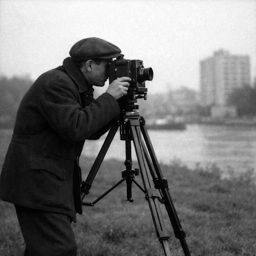
#> input picture Codes/Module 2/cameraman_256x256.tif, 256 x 256 px
$ python contrast_normalisation.py
#> lines starting #> are read from the running program, lines starting #| are printed output that depends on the picture
"""
Experiment: Contrast Normalisation (Standardization)

Objective:
1. Normalize image intensity using:
       I_norm = (I - mean) / std
2. Display normalized image properly
3. Verify new mean and std
"""

import cv2
import numpy as np
import matplotlib.pyplot as plt

# -------------------------------------------------
# Step 1: Load Image
# -------------------------------------------------

img = cv2.imread("cameraman_256x256.tif", 0)
#> img is the input picture: shape (256, 256); min 0, max 255, mean 120.3

if img is None:
    print("Error: Image not found.")
    exit()

# -------------------------------------------------
# Step 2: Compute Mean and Standard Deviation
# -------------------------------------------------

mean = np.mean(img)
#> mean = 120.3
std = np.std(img)
#> std = 85.91

print("Original Mean:", round(mean, 2))
#| Original Mean: 120.29
print("Original Std Dev:", round(std, 2))
#| Original Std Dev: 85.91

# -------------------------------------------------
# Step 3: Apply Contrast Normalisation
# -------------------------------------------------

normalized = (img - mean) / std

print("After Normalisation:")
print("New Mean:", round(np.mean(normalized), 5))
#| New Mean: 0.0
print("New Std Dev:", round(np.std(normalized), 5))
#| New Std Dev: 1.0

# -------------------------------------------------
# Step 4: Rescale for Display (0–255)
# -------------------------------------------------
# Because normalized values contain negatives

norm_min = np.min(normalized)
#> norm_min = -1.4
norm_max = np.max(normalized)
#> norm_max = 1.57

normalized_display = ((normalized - norm_min) /
                      (norm_max - norm_min) * 255)

normalized_display = normalized_display.astype(np.uint8)

# -------------------------------------------------
# Step 5: Display Results
# -------------------------------------------------

plt.figure(figsize=(12,5))

plt.subplot(1,2,1)
plt.imshow(img, cmap='gray')
plt.title("Original Image")
plt.axis('off')

plt.subplot(1,2,2)
plt.imshow(normalized_display, cmap='gray')
plt.title("Contrast Normalised (Rescaled for Display)")
plt.axis('off')

plt.show()
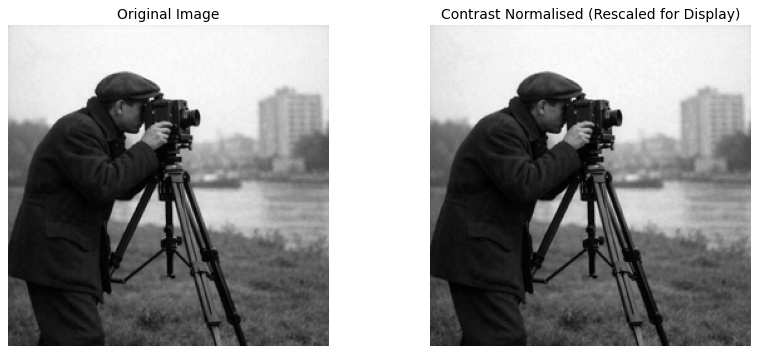
#> figure drawn by matplotlib, 2 panels

$ run again, with Codes/Module 2/cft_magnitude_256.png saved as Codes/Module 2/cameraman_256x256.tif
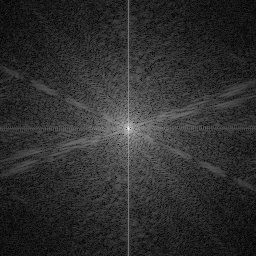
#> input picture Codes/Module 2/cft_magnitude_256.png, 256 x 256 px
#> img is the input picture: shape (256, 256); min 0, max 255, mean 46.2
#> mean = 46.18
#> std = 24.46
#| Original Mean: 46.18
#| Original Std Dev: 24.46
#| New Mean: -0.0
#| New Std Dev: 1.0
#> norm_min = -1.89
#> norm_max = 8.54
#> `plt.show()`:
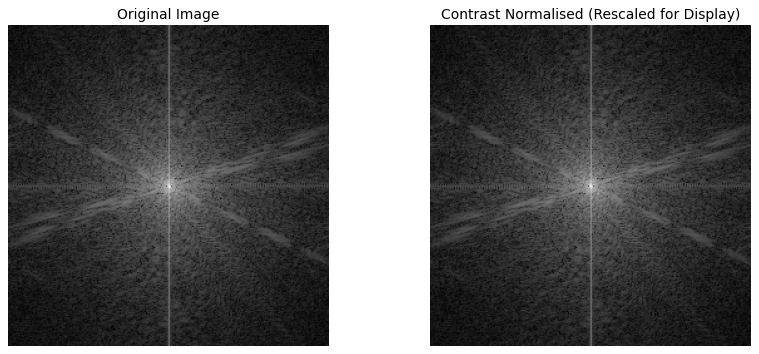
#> figure drawn by matplotlib, 2 panels
